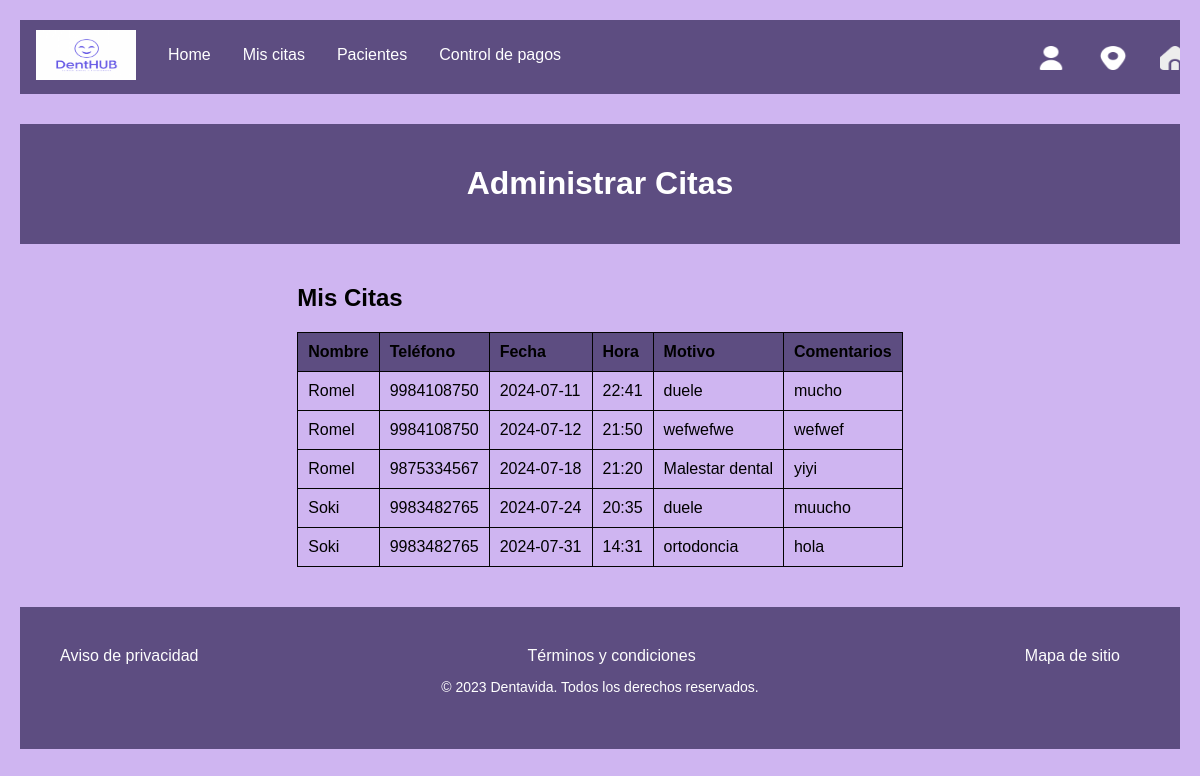
/vista_admin/calendario_admin/index.php, run on the app's committed database.
### tables this page shows
CREATE TABLE `citas` (
  `id_cita` int(11) NOT NULL,
  `id_paciente` int(11) DEFAULT NULL,
  `fecha_hora` datetime DEFAULT NULL,
  `motivo` varchar(255) DEFAULT NULL,
  `comentarios` text DEFAULT NULL,
  `estado` enum('Confirmada','Pendiente') DEFAULT 'Pendiente',
  `precio` int(200) NOT NULL,
  `monto_total` decimal(10,2) DEFAULT NULL
);

CREATE TABLE `pacientes` (
  `id_paciente` int(11) NOT NULL,
  `nombre` varchar(50) DEFAULT NULL,
  `apellido_paterno` varchar(50) DEFAULT NULL,
  `apellido_materno` varchar(50) DEFAULT NULL,
  `correo` varchar(100) DEFAULT NULL,
  `contrasena` varchar(50) DEFAULT NULL,
  `fecha_nacimiento` date DEFAULT NULL,
  `estado` enum('Activo','Inactivo') DEFAULT 'Inactivo',
  `telefono` varchar(15) DEFAULT NULL,
  `usuario` varchar(50) NOT NULL
);

### vista_admin/calendario_admin/index.php (the view, shortened to what this page needs)
<?php
include('../../connection/connection.php');
$sql = "SELECT pacientes.nombre, pacientes.telefono, citas.fecha_hora, citas.motivo, citas.comentarios
    FROM citas
    INNER JOIN pacientes ON citas.id_paciente = pacientes.id_paciente
    ORDER BY citas.fecha_hora ASC";
$result = $conn->query($sql);
?>
<!DOCTYPE html>
<html lang="es">
<head>
    <link rel="stylesheet" href="../../vista_cliente/administrar_cita/style.css">
</head>
<body>
    <header>
        <nav>
            <div class="arriba">
                <a class="navbar-brand" href="#">
                    <img src="../../img/logo.png" width="100" height="50" alt="">
                </a>
                <div class="navbar_items">
                    <li><a href="../index.php">Home</a></li>
                    <li><a href="#">Mis citas</a></li>
                    <li><a href="../pacientes/index.php">Pacientes</a></li>
                    <li><a href="../control_de_pagos/index.php">Control de pagos</a></li>
                    <div class="contenedor_icons">
                        <a class="navbar-brand" href="../registro/index.html">
                            <img src="../../img/usuario (1).png" alt="" width="30" height="24">
                        </a>
                        <a class="navbar-brand" href="https://www.google.com.mx/maps/preview">
                            <img src="../../img/marcador (2).png" alt="" width="30" height="24">
                        </a>
                        <a class="navbar-brand" href="#">
                            <img src="../../img/hogar (2).png" alt="" width="30" height="24">
                        </a>
                    </div>
                </div>
            </div>
        </nav>
    </header>
    <div class="xd">
        <h1>Administrar Citas</h1>
    </div>
    <main>
        <section class="appointment-list">
            <h2>Mis Citas</h2>
            <table>
                <thead>
                    <tr>
                        <th>Nombre</th>
                        <th>Teléfono</th>
                        <th>Fecha</th>
                        <th>Hora</th>
                        <th>Motivo</th>
                        <th>Comentarios</th>
                    </tr>
                </thead>
                <tbody>
                    <?php while ($row = $result->fetch_assoc()):
                        $fecha_hora = new DateTime($row['fecha_hora']);
                    ?>
                    <tr>
                        <td><?= htmlspecialchars($row['nombre']) ?></td>
                        <td><?= htmlspecialchars($row['telefono']) ?></td>
                        <td><?= $fecha_hora->format('Y-m-d') ?></td>
                        <td><?= $fecha_hora->format('H:i') ?></td>
                        <td><?= htmlspecialchars($row['motivo']) ?></td>
                        <td><?= htmlspecialchars($row['comentarios']) ?></td>
                    </tr>
                    <?php endwhile; ?>
                </tbody>
            </table>
        </section>
    </main>
    <footer class="bg_footer">
        <div class="footer-container">
            <ul>
                <li><a href="#aviso-privacidad">Aviso de privacidad</a></li>
                <li><a href="#terminos-y-condiciones">Términos y condiciones</a></li>
                <li><a href="#mapa-de-sitio">Mapa de sitio</a></li>
            </ul>
            <p>&copy; 2023 Dentavida. Todos los derechos reservados.</p>
        </div>
    </footer>
</body>
</html>

### vista_cliente/administrar_cita/style.css (style rules this page uses)
body { font-family: Arial, sans-serif; background-color: rgb(207, 181, 241); margin: 20px; }
.xd { margin-top: 30px; background-color: #5d4d81; padding: 20px; text-align: center; color: #fff; }
main { display: flex; flex-direction: column; align-items: center; padding: 20px; }
.appointment-list { margin-bottom: 20px; }
table { border-collapse: collapse; width: 100%; }
th, td { border: 1px solid #030303; padding: 10px; text-align: left; }
th { background-color: #5d4d81; }
.arriba { list-style-type: none; margin: 0; display: block; padding: 0; overflow: hidden; background-color: #5d4d81; }
.contenedor_icons { display: grid; grid-template-columns: repeat(3, 1fr); grid-gap: -2000px; margin-left: 1000px; }
.navbar_items { margin-top: 16px; }
.arriba a { float: left; }
.arriba a { display: block; color: #ffffff; text-align: center; padding: 10px 16px; text-decoration: none; }
footer { background-color: #5d4d81; padding: 20px; text-align: center; }
.footer-container { margin: 0 auto; padding: 20px; }
.bg_footer { background-color: #5d4d81; }
ul { list-style: none; margin: 0; padding: 0; display: flex; justify-content: space-between; }
li { margin-right: 20px; }
a { text-decoration: none; color: #fdfdfd; }
footer p { font-size: 14px; color: #ffffff; }

### data on the page
citas: id_paciente.nombre "Romel", id_paciente.telefono "9984108750", fecha_hora "2024-07-11", fecha_hora "22:41", motivo "duele", comentarios "mucho"
citas: id_paciente.nombre "Romel", id_paciente.telefono "9984108750", fecha_hora "2024-07-12", fecha_hora "21:50", motivo "wefwefwe", comentarios "wefwef"
citas: id_paciente.nombre "Romel", id_paciente.telefono "9875334567", fecha_hora "2024-07-18", fecha_hora "21:20", motivo "Malestar dental", comentarios "yiyi"
citas: id_paciente.nombre "Soki", id_paciente.telefono "9983482765", fecha_hora "2024-07-24", fecha_hora "20:35", motivo "duele", comentarios "muucho"
citas: id_paciente.nombre "Soki", id_paciente.telefono "9983482765", fecha_hora "2024-07-31", fecha_hora "14:31", motivo "ortodoncia", comentarios "hola"
